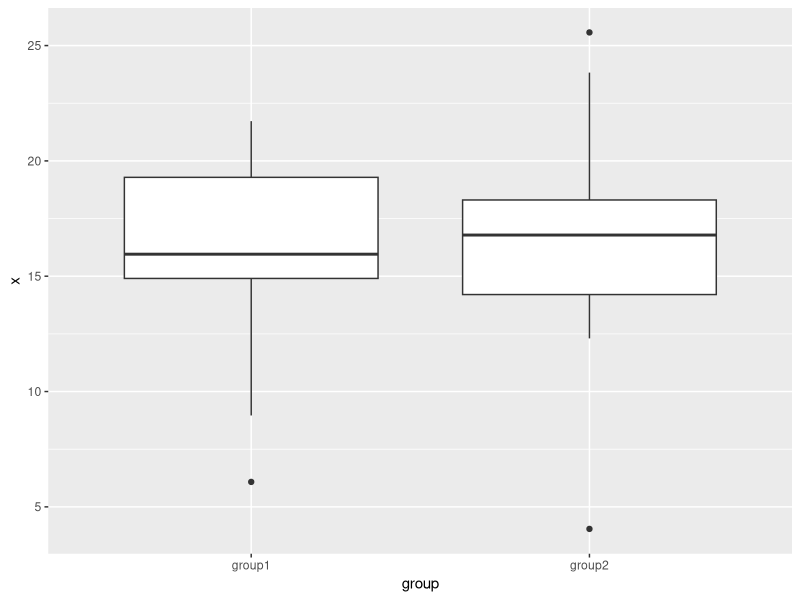

Generate this figure with R:
# make dataset

df <- data.frame(x = rnorm(50, 16, 4), 
                 group = rep(c("group1", "group2"), each = 25))
library(tidyverse)

df %>% group_by(group) %>% 
  summarise(mean = mean(x),
            n = length(n),
            sdev = sd(x))
df %>% ggplot(aes(x = group, y = x)) +
  geom_boxplot()
